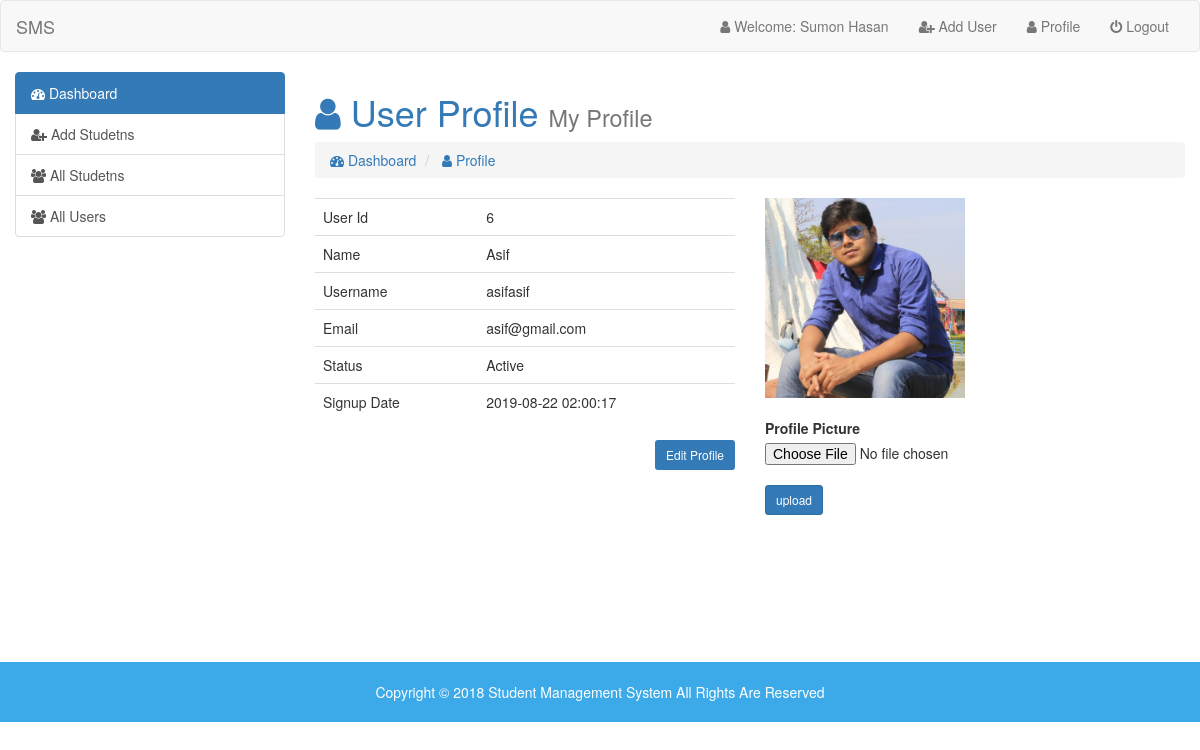
Screenshot of /php_pro1/admin/index.php?page=user-profile (signed in) with the database file from the repository.
### tables this page shows
CREATE TABLE `users` (
  `id` int(5) NOT NULL,
  `name` varchar(50) NOT NULL,
  `email` varchar(50) NOT NULL,
  `username` varchar(50) NOT NULL,
  `password` varchar(100) NOT NULL,
  `photo` varchar(50) NOT NULL,
  `status` varchar(10) NOT NULL,
  `datetime` timestamp NOT NULL DEFAULT current_timestamp()
);

### php_pro1/admin/user-profile.php (the view, shortened to what this page needs)
<h1 class="text-primary"> <i class="fa fa-user"></i> User Profile <small>My Profile</small> </h1>
<ol class="breadcrumb">
  <li><a href="index.php?page=dashboard"> <i class="fa fa-dashboard"></i> Dashboard</a></li>
  <li class="active"><a href="#"> <i class="fa fa-user"></i> Profile</a></li>
</ol>
<?php
$session_user =  $_SESSION['user_login'];
$user_data = mysqli_query($linnk, "SELECT * FROM `users` WHERE `username` = '$session_user'");
$user_row = mysqli_fetch_assoc($user_data);
 ?>
<div class="row">
  <div class="col-sm-6">
    <table class="table table-border">
      <tr>
        <td>User Id</td>
        <td> <?=$user_row['id']; ?> </td>
      </tr>
      <tr>
        <td>Name</td>
        <td> <?= ucwords($user_row['name']); ?> </td>
      </tr>
      <tr>
        <td>Username</td>
        <td> <?=$user_row['username']; ?> </td>
      </tr>
      <tr>
        <td>Email</td>
        <td> <?=$user_row['email']; ?> </td>
      </tr>
      <tr>
        <td>Status</td>
      <td> <?= ucwords($user_row['status']); ?> </td>
      </tr>
      <tr>
        <td>Signup Date</td>
        <td> <?=$user_row['datetime']; ?> </td>
      </tr>
    </table>
    <a href="" class="btn btn-sm bg-primary pull-right">Edit Profile</a>
  </div>
  <div class="col-sm-6">
    <a href="">
      <img style="width:200px" src="images/<?= $user_row ['photo'] ?> " alt="User image not show">
    </a>
    <br>
    <br>
    <form  action="" enctype="multipart/form-data" method="POST" >
      <label for="photo">Profile Picture</label>
      <input type="file" name="photo" required="" id="photo">
      <br>
      <input type="submit" name="upload" value="upload" class="btn btn-sm btn-primary">
    </form>
  </div>
</div>

### php_pro1/css/navbar-fixed.css (style rules this page uses)
html, body { height: 100%; }
.bg-primary { color: #fff; }

### rows the page displays
users: id "6", name "Asif", username "asifasif", email "asif@gmail.com", status "Active", datetime "2019-08-22 02:00:17", photo (picture)
